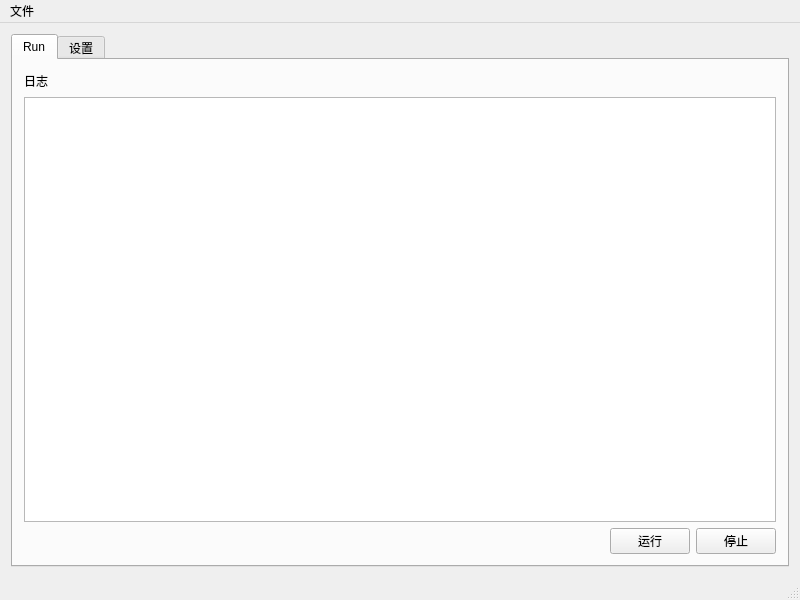
<?xml version="1.0" encoding="UTF-8"?>
<ui version="4.0">
 <class>MainWindow</class>
 <widget class="QMainWindow" name="MainWindow">
  <property name="geometry">
   <rect>
    <x>0</x>
    <y>0</y>
    <width>800</width>
    <height>600</height>
   </rect>
  </property>
  <property name="windowTitle">
   <string>DukaneCSVHandler</string>
  </property>
  <widget class="QWidget" name="centralWidget">
   <layout class="QGridLayout" name="gridLayout">
    <item row="0" column="0">
     <widget class="QTabWidget" name="tabWidget">
      <property name="currentIndex">
       <number>0</number>
      </property>
      <widget class="QWidget" name="tab">
       <attribute name="title">
        <string>Run</string>
       </attribute>
       <layout class="QVBoxLayout" name="verticalLayout_3">
        <item>
         <layout class="QVBoxLayout" name="verticalLayout_2">
          <item>
           <layout class="QHBoxLayout" name="horizontalLayout_6">
            <item>
             <widget class="QLabel" name="label_2">
              <property name="text">
               <string>日志</string>
              </property>
             </widget>
            </item>
            <item>
             <spacer name="horizontalSpacer_3">
              <property name="orientation">
               <enum>Qt::Horizontal</enum>
              </property>
              <property name="sizeHint" stdset="0">
               <size>
                <width>40</width>
                <height>20</height>
               </size>
              </property>
             </spacer>
            </item>
           </layout>
          </item>
          <item>
           <widget class="QTextEdit" name="textEdit">
            <property name="readOnly">
             <bool>true</bool>
            </property>
           </widget>
          </item>
          <item>
           <layout class="QHBoxLayout" name="horizontalLayout_5">
            <item>
             <spacer name="horizontalSpacer_2">
              <property name="orientation">
               <enum>Qt::Horizontal</enum>
              </property>
              <property name="sizeHint" stdset="0">
               <size>
                <width>40</width>
                <height>20</height>
               </size>
              </property>
             </spacer>
            </item>
            <item>
             <widget class="QPushButton" name="pushButton_Run">
              <property name="text">
               <string>运行</string>
              </property>
             </widget>
            </item>
            <item>
             <widget class="QPushButton" name="pushButton_Pause">
              <property name="text">
               <string>停止</string>
              </property>
             </widget>
            </item>
           </layout>
          </item>
         </layout>
        </item>
       </layout>
      </widget>
      <widget class="QWidget" name="tab_2">
       <attribute name="title">
        <string>设置</string>
       </attribute>
       <layout class="QVBoxLayout" name="verticalLayout">
        <item>
         <layout class="QHBoxLayout" name="horizontalLayout">
          <item>
           <widget class="QLabel" name="label">
            <property name="text">
             <string>源地址</string>
            </property>
           </widget>
          </item>
          <item>
           <widget class="QLineEdit" name="lineEdit_SourcePath">
            <property name="readOnly">
             <bool>true</bool>
            </property>
           </widget>
          </item>
          <item>
           <widget class="QPushButton" name="PB_SourceSetting">
            <property name="text">
             <string>选择</string>
            </property>
           </widget>
          </item>
         </layout>
        </item>
        <item>
         <layout class="QHBoxLayout" name="horizontalLayout_2">
          <item>
           <widget class="QLabel" name="label_3">
            <property name="text">
             <string>目标地址</string>
            </property>
           </widget>
          </item>
          <item>
           <widget class="QLineEdit" name="lineEdit_TargetPath">
            <property name="readOnly">
             <bool>true</bool>
            </property>
           </widget>
          </item>
          <item>
           <widget class="QPushButton" name="PB_targetPath">
            <property name="text">
             <string>选择</string>
            </property>
           </widget>
          </item>
         </layout>
        </item>
        <item>
         <layout class="QHBoxLayout" name="horizontalLayout_3">
          <item>
           <widget class="QLabel" name="label_4">
            <property name="text">
             <string>备份地址</string>
            </property>
           </widget>
          </item>
          <item>
           <widget class="QLineEdit" name="lineEdit_BackupPath">
            <property name="readOnly">
             <bool>true</bool>
            </property>
           </widget>
          </item>
          <item>
           <widget class="QPushButton" name="PB_BackupPath">
            <property name="text">
             <string>选择</string>
            </property>
           </widget>
          </item>
         </layout>
        </item>
        <item>
         <layout class="QHBoxLayout" name="horizontalLayout_4">
          <item>
           <widget class="QCheckBox" name="checkBox_EnableBackup">
            <property name="text">
             <string>启用备份</string>
            </property>
           </widget>
          </item>
          <item>
           <spacer name="horizontalSpacer">
            <property name="orientation">
             <enum>Qt::Horizontal</enum>
            </property>
            <property name="sizeHint" stdset="0">
             <size>
              <width>40</width>
              <height>20</height>
             </size>
            </property>
           </spacer>
          </item>
         </layout>
        </item>
        <item>
         <spacer name="verticalSpacer">
          <property name="orientation">
           <enum>Qt::Vertical</enum>
          </property>
          <property name="sizeHint" stdset="0">
           <size>
            <width>20</width>
            <height>112</height>
           </size>
          </property>
         </spacer>
        </item>
       </layout>
      </widget>
     </widget>
    </item>
   </layout>
  </widget>
  <widget class="QMenuBar" name="menuBar">
   <property name="geometry">
    <rect>
     <x>0</x>
     <y>0</y>
     <width>800</width>
     <height>19</height>
    </rect>
   </property>
   <widget class="QMenu" name="menu">
    <property name="title">
     <string>文件</string>
    </property>
    <addaction name="actionQuit"/>
   </widget>
   <addaction name="menu"/>
  </widget>
  <widget class="QStatusBar" name="statusBar"/>
  <action name="actionQuit">
   <property name="text">
    <string>退出</string>
   </property>
  </action>
 </widget>
 <layoutdefault spacing="6" margin="11"/>
 <resources/>
 <connections/>
</ui>
